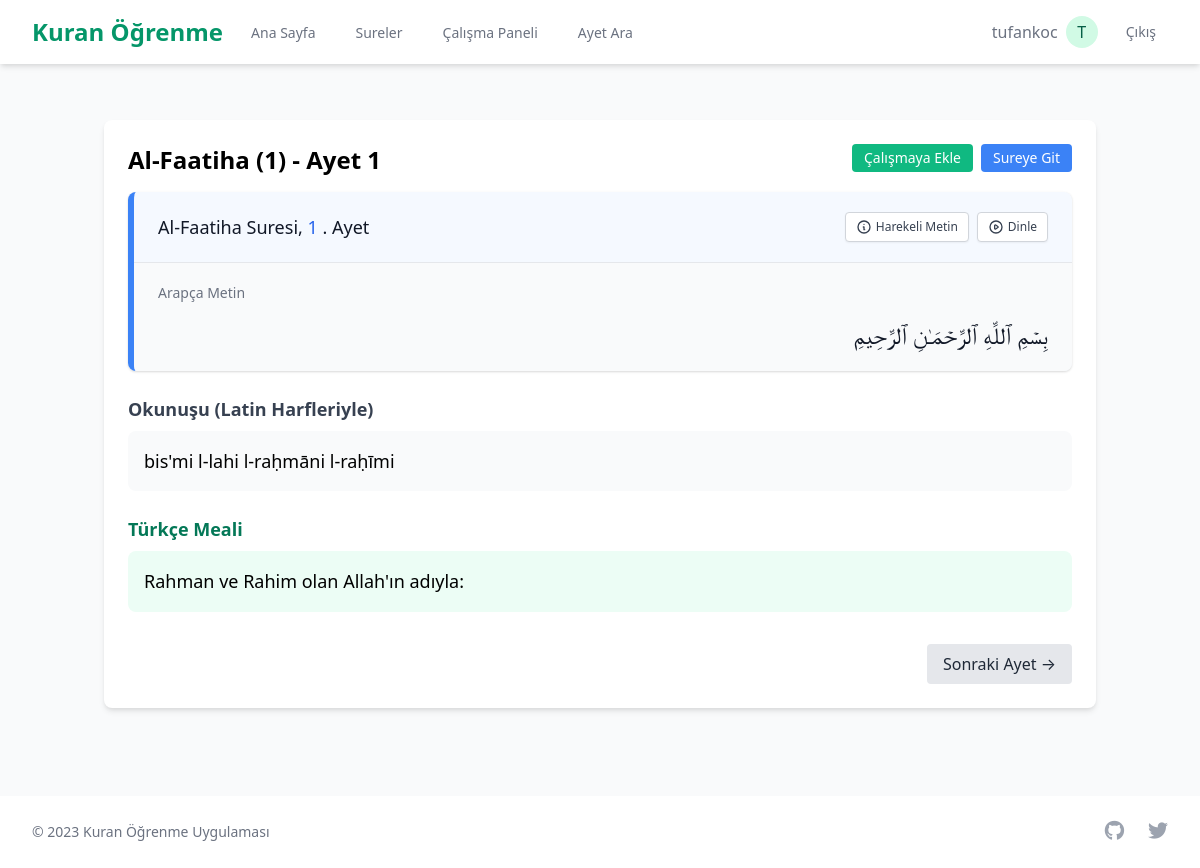
Screenshot of /api/verse/1/ (signed in) with the database file from the repository.
### users/models.py (models this page shows, shortened)
class CustomUser(AbstractUser):
    email = models.EmailField(_('email address'), unique=True)
    profile_picture = models.ImageField(upload_to='profile_pictures/', null=True, blank=True)
    date_of_birth = models.DateField(null=True, blank=True)
    bio = models.TextField(max_length=500, blank=True)
    daily_goal = models.PositiveIntegerField(default=5, help_text=_('Günlük hedeflenen ayet sayısı'))
    streak = models.PositiveIntegerField(default=0, help_text=_('Kesintisiz çalışma günü sayısı'))
    last_activity_date = models.DateField(null=True, blank=True)
    USERNAME_FIELD = 'email'
    REQUIRED_FIELDS = ['username']
    class Meta:
        verbose_name = _('Kullanıcı')
        verbose_name_plural = _('Kullanıcılar')

### quran/models.py (models this page shows, shortened)
class Verse(models.Model):
    surah = models.ForeignKey(Surah, on_delete=models.CASCADE, related_name='verses', help_text=_('Ait olduğu sure'))
    verse_number = models.PositiveIntegerField(help_text=_('Ayet numarası'))
    text_arabic = models.TextField(help_text=_('Ayetin Arapça metni'))
    text_turkish = models.TextField(help_text=_('Ayetin Türkçe meali'))
    text_transliteration = models.TextField(blank=True, null=True, help_text=_('Ayetin Latin harfleriyle okunuşu'))
    juz = models.PositiveIntegerField(help_text=_('Cüz numarası'))
    page = models.PositiveIntegerField(help_text=_('Sayfa numarası'))
    class Meta:
        verbose_name = _('Ayet')
        verbose_name_plural = _('Ayetler')
        ordering = ['surah__number', 'verse_number']
        unique_together = ['surah', 'verse_number']

class Surah(models.Model):
    number = models.PositiveIntegerField(unique=True, help_text=_('Sure numarası'))
    name_arabic = models.CharField(max_length=255, help_text=_('Surenin Arapça adı'))
    name_turkish = models.CharField(max_length=255, help_text=_('Surenin Türkçe adı'))
    name_english = models.CharField(max_length=255, help_text=_('Surenin İngilizce adı'))
    revelation_type = models.CharField(max_length=20, choices=[('Meccan', 'Mekki'), ('Medinan', 'Medeni')], help_text=_('Vahiy tipi'))
    verse_count = models.PositiveIntegerField(help_text=_('Ayet sayısı'))
    class Meta:
        verbose_name = _('Sure')
        verbose_name_plural = _('Sureler')
        ordering = ['number']

### quran/views.py (the view)
# urls.py: path('verse/<int:verse_id>/', views.verse_detail, name='verse_detail'),
@login_required
def verse_detail(request, verse_id):
    verse = get_object_or_404(Verse, id=verse_id)
    try:
        prev_verse = Verse.objects.filter(
            surah=verse.surah,
            verse_number__lt=verse.verse_number
        ).order_by('-verse_number').first()
    except Verse.DoesNotExist:
        prev_verse = None
    try:
        next_verse = Verse.objects.filter(
            surah=verse.surah,
            verse_number__gt=verse.verse_number
        ).order_by('verse_number').first()
    except Verse.DoesNotExist:
        next_verse = None
    return render(request, 'quran/verse_detail.html', {
        'verse': verse,
        'prev_verse': prev_verse,
        'next_verse': next_verse,
        'now': timezone.now()
    })

### templates/quran/verse_detail.html (shortened to what this page needs)
{% extends 'base.html' %}
{% block content %}
<div class="container mx-auto px-4 py-8">
    <div class="bg-white shadow-md rounded-lg p-6 mb-8">
        <div class="flex justify-between items-start mb-4">
            <h1 class="text-2xl font-bold">
                {{ verse.surah.name_turkish }} ({{ verse.surah.number }}) - Ayet {{ verse.verse_number }}
            </h1>
            <div class="flex space-x-2">
                {% if user.is_authenticated %}
                <form method="post" action="{% url 'repetition:start_new_verse' verse.id %}">
                    <button type="submit" class="bg-green-500 hover:bg-green-600 text-white py-1 px-3 rounded text-sm">
                        Çalışmaya Ekle
                    </button>
                </form>
                {% endif %}
                <a href="{% url 'quran:surah_detail' verse.surah.number %}" class="bg-blue-500 hover:bg-blue-600 text-white py-1 px-3 rounded text-sm">
                    Sureye Git
                </a>
            </div>
        </div>
        <div class="bg-white shadow overflow-hidden sm:rounded-lg mb-6
            {% for study in user.verse_studies.all %}
                {% if study.verse.id == verse.id %}
                    {% if study.is_memorized %}
                        memorized
                    {% elif study.next_review_date|date:'Y-m-d' <= now|date:'Y-m-d' %}
                        due-today
                    {% else %}
                        new-verse
                    {% endif %}
                {% endif %}
            {% endfor %}">
            <div class="px-4 py-5 sm:px-6 flex justify-between items-center">
                <h3 class="text-lg leading-6 font-medium text-gray-900">
                    {{ verse.surah.name_turkish }} Suresi,
                    <span class="
                    {% for study in user.verse_studies.all %}
                        {% if study.verse.id == verse.id %}
                            {% if study.is_memorized %}
                                text-green-600
                            {% elif study.next_review_date|date:'Y-m-d' <= now|date:'Y-m-d' %}
                                text-yellow-600
                            {% else %}
                                text-blue-600
                            {% endif %}
                        {% endif %}
                    {% endfor %}">
                    {{ verse.verse_number }}
                    </span>. Ayet
                </h3>
                <div class="flex space-x-2">
                    <button id="toggle-uthmani" class="inline-flex items-center px-2.5 py-1.5 border border-gray-300 shadow-sm text-xs font-medium rounded text-gray-700 bg-white hover:bg-gray-50 focus:outline-none focus:ring-2 focus:ring-offset-2 focus:ring-indigo-500">
                        <svg xmlns="http://www.w3.org/2000/svg" class="h-4 w-4 mr-1" fill="none" viewBox="0 0 24 24" stroke="currentColor">
                            <path stroke-linecap="round" stroke-linejoin="round" stroke-width="2" d="M13 16h-1v-4h-1m1-4h.01M21 12a9 9 0 11-18 0 9 9 0 0118 0z" />
                        </svg>
                        Harekeli Metin
                    </button>
                    <button id="playAudio" class="inline-flex items-center px-2.5 py-1.5 border border-gray-300 shadow-sm text-xs font-medium rounded text-gray-700 bg-white hover:bg-gray-50 focus:outline-none focus:ring-2 focus:ring-offset-2 focus:ring-indigo-500">
                        Dinle
                    </button>
                </div>
            </div>
            <div class="border-t border-gray-200">
                <dl>
                    <div class="bg-gray-50 px-4 py-5 sm:grid sm:grid-cols-1 sm:gap-4 sm:px-6">
                        <dt class="text-sm font-medium text-gray-500">
                            Arapça Metin
                        </dt>
                        <dd class="mt-1 text-sm text-gray-900 sm:mt-0">
                            <div id="arabic-text-container" class="text-right" dir="rtl">
                                <p id="standard-arabic-text" class="text-2xl font-arabic">{{ verse.text_arabic }}</p>
                            </div>
                        </dd>
                    </div>
                </dl>
            </div>
        </div>
        <div class="mb-6">
            <h2 class="text-lg font-semibold text-gray-700 mb-2">Okunuşu (Latin Harfleriyle)</h2>
            <div class="p-4 bg-gray-50 rounded-lg text-lg">
                {{ verse.text_transliteration|default:"Okunuş bilgisi mevcut değil." }}
            </div>
        </div>
        <div class="mb-6">
            <h2 class="text-lg font-semibold text-green-700 mb-2">Türkçe Meali</h2>
            <div class="p-4 bg-green-50 rounded-lg">
                <p class="text-lg leading-relaxed">{{ verse.text_turkish }}</p>
            </div>
        </div>
        <div class="flex justify-between mt-8">
            {% if next_verse %}
            <a href="{% url 'quran:verse_detail' next_verse.id %}" class="bg-gray-200 hover:bg-gray-300 text-gray-800 py-2 px-4 rounded">
                Sonraki Ayet &rarr;
            </a>
            {% endif %}
        </div>
    </div>
</div>
{% endblock %}

### templates/base.html (shortened to what this page needs)
<!DOCTYPE html>
<html lang="tr">
<head>
    <link href="https://cdn.jsdelivr.net/npm/tailwindcss@2.2.19/dist/tailwind.min.css" rel="stylesheet">
    <link rel="stylesheet" href="https://cdnjs.cloudflare.com/ajax/libs/font-awesome/6.0.0-beta3/css/all.min.css">
</head>
<body class="bg-gray-50 min-h-screen flex flex-col">
    <nav class="bg-white shadow-md">
        <div class="max-w-7xl mx-auto px-4 sm:px-6 lg:px-8">
            <div class="flex justify-between h-16">
                <div class="flex">
                    <div class="flex-shrink-0 flex items-center">
                        <a href="{% url 'home' %}" class="text-2xl font-bold text-green-600">Kuran Öğrenme</a>
                    </div>
                    <div class="hidden sm:ml-6 sm:flex sm:space-x-8">
                        <a href="{% url 'home' %}" class="border-transparent text-gray-500 hover:border-green-500 hover:text-green-700 inline-flex items-center px-1 pt-1 border-b-2 text-sm font-medium">
                            Ana Sayfa
                        </a>
                        <a href="{% url 'quran:surah_list' %}" class="border-transparent text-gray-500 hover:border-green-500 hover:text-green-700 inline-flex items-center px-1 pt-1 border-b-2 text-sm font-medium">
                            Sureler
                        </a>
                        <a href="{% url 'repetition:dashboard' %}" class="border-transparent text-gray-500 hover:border-green-500 hover:text-green-700 inline-flex items-center px-1 pt-1 border-b-2 text-sm font-medium">
                            Çalışma Paneli
                        </a>
                        <a href="{% url 'quran:search_verses' %}" class="border-transparent text-gray-500 hover:border-green-500 hover:text-green-700 inline-flex items-center px-1 pt-1 border-b-2 text-sm font-medium">
                            Ayet Ara
                        </a>
                    </div>
                </div>
                <div class="hidden sm:ml-6 sm:flex sm:items-center">
                    {% if user.is_authenticated %}
                        <div class="ml-3 relative">
                            <div>
                                <a href="{% url 'users:profile' %}" class="flex items-center space-x-2 text-gray-500 hover:text-green-700">
                                    <span>{{ user.username }}</span>
                                    {% if user.profile_picture %}
                                        <img class="h-8 w-8 rounded-full" src="{{ user.profile_picture.url }}" alt="{{ user.username }}">
                                    {% else %}
                                        <div class="h-8 w-8 rounded-full bg-green-100 flex items-center justify-center">
                                            <span class="text-green-800 font-medium">{{ user.username.0|upper }}</span>
                                        </div>
                                    {% endif %}
                                </a>
                            </div>
                        </div>
                        <a href="{% url 'users:logout' %}" class="ml-4 px-3 py-2 rounded-md text-sm font-medium text-gray-500 hover:text-green-700">Çıkış</a>
                    {% else %}
                        <a href="{% url 'users:login' %}" class="ml-4 px-3 py-2 rounded-md text-sm font-medium text-gray-500 hover:text-green-700">Giriş</a>
                        <a href="{% url 'users:register' %}" class="ml-4 px-3 py-2 rounded-md text-sm font-medium bg-green-600 text-white hover:bg-green-700">Kayıt Ol</a>
                    {% endif %}
                </div>
            </div>
        </div>
    </nav>
    <main class="flex-grow">
        <div class="max-w-7xl mx-auto py-6 sm:px-6 lg:px-8">
            {% block content %}{% endblock %}
        </div>
    </main>
    <footer class="bg-white">
        <div class="max-w-7xl mx-auto py-6 px-4 sm:px-6 lg:px-8">
            <div class="flex justify-between items-center">
                <div>
                    <p class="text-gray-500 text-sm">&copy; 2023 Kuran Öğrenme Uygulaması</p>
                </div>
                <div class="flex space-x-6">
                    <a href="#" class="text-gray-400 hover:text-gray-500">
                        <i class="fab fa-github text-xl"></i>
                    </a>
                    <a href="#" class="text-gray-400 hover:text-gray-500">
                        <i class="fab fa-twitter text-xl"></i>
                    </a>
                </div>
            </div>
        </div>
    </footer>
</body>
</html>

### templates/base.html (style rules this page uses)
.new-verse { border-left: 6px solid #3B82F6 !important; background-color: rgba(59, 130, 246, 0.05); }

### rows the page displays
CustomUser: username "tufankoc", username.0 "T"
Verse: surah.name_turkish "Al-Faatiha", surah.number "1", verse_number "1", text_arabic "بِسۡمِ ٱللَّهِ ٱلرَّحۡمَـٰنِ ٱلرَّحِیمِ", text_transliteration "bis'mi l-lahi l-raḥmāni l-raḥīmi", text_turkish "Rahman ve Rahim olan Allah'ın adıyla:"
